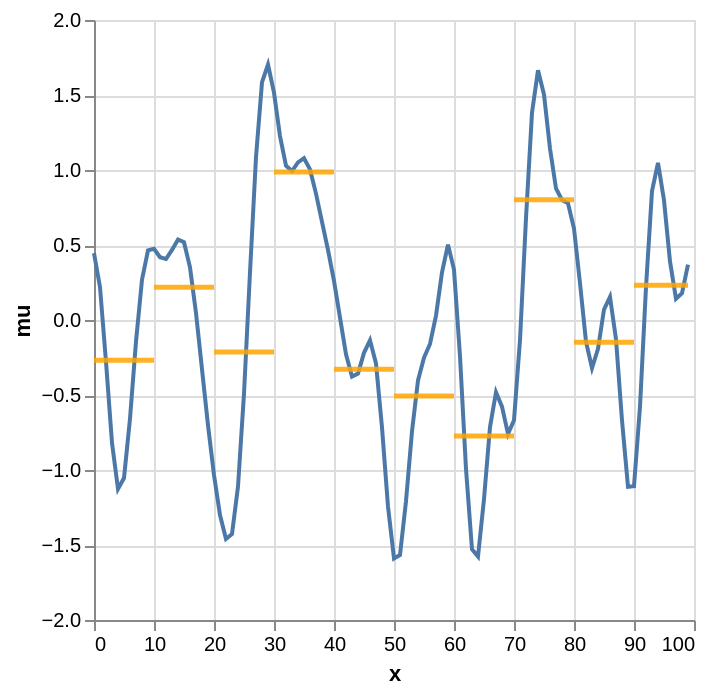

Here is the notebook cell this chart was saved with:
### Markdown cell above
## Generate simulated data

### Code cell
intervals = [
    "[0,10)",
    "[10,20)",
    "[20,30)",
    "[30,40)",
    "[40,50)",
    "[50,60)",
    "[60,70)",
    "[70,80)",
    "[80,90)",
    "[90,99]",
]

simulator = SimGaussian1D(
    obs_intervals=intervals,
    n_obs=10,
    omega_max=np.pi / 3,
    process_std=1,
    cutoff_ratio=0.3,
    damping_power=2,
    noise_std=0.1,
    seed=42,
)

df_train = simulator.generate()
df_ref = simulator.get_reference_df()

# Plot the true function
chart_base = alt.Chart(df_ref).mark_line().encode(x="x", y="f")

source_segment = df_ref[["interval_min", "interval_max", "mu"]].drop_duplicates()
chart_segment = (
    alt.Chart(source_segment)
    .mark_rule(color="orange", strokeWidth=2.5, opacity=0.85)
    .encode(
        x=alt.X("interval_min:Q", title="x"),
        x2="interval_max:Q",
        y=alt.Y("mu:Q", title="mu"),
    )
)

chart_base + chart_segment

### Figure 1 — Vega-Lite specification as saved in the notebook (floating-point values rounded to 4 significant figures)
{"config": {"view": {"continuousWidth": 300, "continuousHeight": 300}}, "layer": [{"data": {"name": "data-7f426789a43e4ab83cae3fc0d0924d65"}, "mark": {"type": "line"}, "encoding": {"x": {"field": "x", "type": "quantitative"}, "y": {"field": "f", "type": "quantitative"}}}, {"data": {"name": "data-efb1f25f0194e3e87516b12c26a2b768"}, "mark": {"type": "rule", "color": "orange", "opacity": 0.85, "strokeWidth": 2.5}, "encoding": {"x": {"field": "interval_min", "title": "x", "type": "quantitative"}, "x2": {"field": "interval_max"}, "y": {"field": "mu", "title": "mu", "type": "quantitative"}}}], "$schema": "https://vega.github.io/schema/vega-lite/v6.1.0.json", "datasets": {"data-7f426789a43e4ab83cae3fc0d0924d65": [{"idx": 0, "obs_interval": "[0,10)", "interval_min": 0, "interval_max": 10, "x": 0, "f": 0.4454, "mu": -0.2682}, {"idx": 0, "obs_interval": "[0,10)", "interval_min": 0, "interval_max": 10, "x": 1, "f": 0.2189, "mu": -0.2682}, {"idx": 0, "obs_interval": "[0,10)", "interval_min": 0, "interval_max": 10, "x": 2, "f": -0.2792, "mu": -0.2682}, {"idx": 0, "obs_interval": "[0,10)", "interval_min": 0, "interval_max": 10, "x": 3, "f": -0.8191, "mu": -0.2682}, {"idx": 0, "obs_interval": "[0,10)", "interval_min": 0, "interval_max": 10, "x": 4, "f": -1.126, "mu": -0.2682}, {"idx": 0, "obs_interval": "[0,10)", "interval_min": 0, "interval_max": 10, "x": 5, "f": -1.054, "mu": -0.2682}, {"idx": 0, "obs_interval": "[0,10)", "interval_min": 0, "interval_max": 10, "x": 6, "f": -0.6575, "mu": -0.2682}, {"idx": 0, "obs_interval": "[0,10)", "interval_min": 0, "interval_max": 10, "x": 7, "f": -0.1432, "mu": -0.2682}, {"idx": 0, "obs_interval": "[0,10)", "interval_min": 0, "interval_max": 10, "x": 8, "f": 0.2687, "mu": -0.2682}, {"idx": 0, "obs_interval": "[0,10)", "interval_min": 0, "interval_max": 10, "x": 9, "f": 0.4643, "mu": -0.2682}, {"idx": 1, "obs_interval": "[10,20)", "interval_min": 10, "interval_max": 20, "x": 10, "f": 0.4742, "mu": 0.2188}, {"idx": 1, "obs_interval": "[10,20)", "interval_min": 10, "interval_max": 20, "x": 11, "f": 0.4181, "mu": 0.2188}, {"idx": 1, "obs_interval": "[10,20)", "interval_min": 10, "interval_max": 20, "x": 12, "f": 0.4067, "mu": 0.2188}, {"idx": 1, "obs_interval": "[10,20)", "interval_min": 10, "interval_max": 20, "x": 13, "f": 0.4671, "mu": 0.2188}, {"idx": 1, "obs_interval": "[10,20)", "interval_min": 10, "interval_max": 20, "x": 14, "f": 0.5367, "mu": 0.2188}, {"idx": 1, "obs_interval": "[10,20)", "interval_min": 10, "interval_max": 20, "x": 15, "f": 0.5183, "mu": 0.2188}, {"idx": 1, "obs_interval": "[10,20)", "interval_min": 10, "interval_max": 20, "x": 16, "f": 0.3508, "mu": 0.2188}, {"idx": 1, "obs_interval": "[10,20)", "interval_min": 10, "interval_max": 20, "x": 17, "f": 0.04655, "mu": 0.2188}, {"idx": 1, "obs_interval": "[10,20)", "interval_min": 10, "interval_max": 20, "x": 18, "f": -0.3282, "mu": 0.2188}, {"idx": 1, "obs_interval": "[10,20)", "interval_min": 10, "interval_max": 20, "x": 19, "f": -0.7022, "mu": 0.2188}, {"idx": 2, "obs_interval": "[20,30)", "interval_min": 20, "interval_max": 30, "x": 20, "f": -1.034, "mu": -0.2132}, {"idx": 2, "obs_interval": "[20,30)", "interval_min": 20, "interval_max": 30, "x": 21, "f": -1.301, "mu": -0.2132}, {"idx": 2, "obs_interval": "[20,30)", "interval_min": 20, "interval_max": 30, "x": 22, "f": -1.46, "mu": -0.2132}, {"idx": 2, "obs_interval": "[20,30)", "interval_min": 20, "interval_max": 30, "x": 23, "f": -1.427, "mu": -0.2132}, {"idx": 2, "obs_interval": "[20,30)", "interval_min": 20, "interval_max": 30, "x": 24, "f": -1.11, "mu": -0.2132}, {"idx": 2, "obs_interval": "[20,30)", "interval_min": 20, "interval_max": 30, "x": 25, "f": -0.4915, "mu": -0.2132}, {"idx": 2, "obs_interval": "[20,30)", "interval_min": 20, "interval_max": 30, "x": 26, "f": 0.3166, "mu": -0.2132}, {"idx": 2, "obs_interval": "[20,30)", "interval_min": 20, "interval_max": 30, "x": 27, "f": 1.087, "mu": -0.2132}, {"idx": 2, "obs_interval": "[20,30)", "interval_min": 20, "interval_max": 30, "x": 28, "f": 1.585, "mu": -0.2132}, {"idx": 2, "obs_interval": "[20,30)", "interval_min": 20, "interval_max": 30, "x": 29, "f": 1.703, "mu": -0.2132}, {"idx": 3, "obs_interval": "[30,40)", "interval_min": 30, "interval_max": 40, "x": 30, "f": 1.516, "mu": 0.986}, {"idx": 3, "obs_interval": "[30,40)", "interval_min": 30, "interval_max": 40, "x": 31, "f": 1.226, "mu": 0.986}, {"idx": 3, "obs_interval": "[30,40)", "interval_min": 30, "interval_max": 40, "x": 32, "f": 1.029, "mu": 0.986}, {"idx": 3, "obs_interval": "[30,40)", "interval_min": 30, "interval_max": 40, "x": 33, "f": 0.9931, "mu": 0.986}, {"idx": 3, "obs_interval": "[30,40)", "interval_min": 30, "interval_max": 40, "x": 34, "f": 1.051, "mu": 0.986}, {"idx": 3, "obs_interval": "[30,40)", "interval_min": 30, "interval_max": 40, "x": 35, "f": 1.079, "mu": 0.986}, {"idx": 3, "obs_interval": "[30,40)", "interval_min": 30, "interval_max": 40, "x": 36, "f": 1.004, "mu": 0.986}, {"idx": 3, "obs_interval": "[30,40)", "interval_min": 30, "interval_max": 40, "x": 37, "f": 0.8427, "mu": 0.986}, {"idx": 3, "obs_interval": "[30,40)", "interval_min": 30, "interval_max": 40, "x": 38, "f": 0.6537, "mu": 0.986}, {"idx": 3, "obs_interval": "[30,40)", "interval_min": 30, "interval_max": 40, "x": 39, "f": 0.4667, "mu": 0.986}, {"idx": 4, "obs_interval": "[40,50)", "interval_min": 40, "interval_max": 50, "x": 40, "f": 0.2613, "mu": -0.329}, {"idx": 4, "obs_interval": "[40,50)", "interval_min": 40, "interval_max": 50, "x": 41, "f": 0.01625, "mu": -0.329}, {"idx": 4, "obs_interval": "[40,50)", "interval_min": 40, "interval_max": 50, "x": 42, "f": -0.2289, "mu": -0.329}, {"idx": 4, "obs_interval": "[40,50)", "interval_min": 40, "interval_max": 50, "x": 43, "f": -0.377, "mu": -0.329}, {"idx": 4, "obs_interval": "[40,50)", "interval_min": 40, "interval_max": 50, "x": 44, "f": -0.3572, "mu": -0.329}, {"idx": 4, "obs_interval": "[40,50)", "interval_min": 40, "interval_max": 50, "x": 45, "f": -0.2189, "mu": -0.329}, {"idx": 4, "obs_interval": "[40,50)", "interval_min": 40, "interval_max": 50, "x": 46, "f": -0.1357, "mu": -0.329}, {"idx": 4, "obs_interval": "[40,50)", "interval_min": 40, "interval_max": 50, "x": 47, "f": -0.2897, "mu": -0.329}, {"idx": 4, "obs_interval": "[40,50)", "interval_min": 40, "interval_max": 50, "x": 48, "f": -0.7164, "mu": -0.329}, {"idx": 4, "obs_interval": "[40,50)", "interval_min": 40, "interval_max": 50, "x": 49, "f": -1.243, "mu": -0.329}, {"idx": 5, "obs_interval": "[50,60)", "interval_min": 50, "interval_max": 60, "x": 50, "f": -1.59, "mu": -0.507}, {"idx": 5, "obs_interval": "[50,60)", "interval_min": 50, "interval_max": 60, "x": 51, "f": -1.566, "mu": -0.507}, {"idx": 5, "obs_interval": "[50,60)", "interval_min": 50, "interval_max": 60, "x": 52, "f": -1.208, "mu": -0.507}, {"idx": 5, "obs_interval": "[50,60)", "interval_min": 50, "interval_max": 60, "x": 53, "f": -0.7423, "mu": -0.507}, {"idx": 5, "obs_interval": "[50,60)", "interval_min": 50, "interval_max": 60, "x": 54, "f": -0.4027, "mu": -0.507}, {"idx": 5, "obs_interval": "[50,60)", "interval_min": 50, "interval_max": 60, "x": 55, "f": -0.2509, "mu": -0.507}, {"idx": 5, "obs_interval": "[50,60)", "interval_min": 50, "interval_max": 60, "x": 56, "f": -0.1597, "mu": -0.507}, {"idx": 5, "obs_interval": "[50,60)", "interval_min": 50, "interval_max": 60, "x": 57, "f": 0.02967, "mu": -0.507}, {"idx": 5, "obs_interval": "[50,60)", "interval_min": 50, "interval_max": 60, "x": 58, "f": 0.3177, "mu": -0.507}, {"idx": 5, "obs_interval": "[50,60)", "interval_min": 50, "interval_max": 60, "x": 59, "f": 0.5023, "mu": -0.507}, {"idx": 6, "obs_interval": "[60,70)", "interval_min": 60, "interval_max": 70, "x": 60, "f": 0.3359, "mu": -0.7731}, {"idx": 6, "obs_interval": "[60,70)", "interval_min": 60, "interval_max": 70, "x": 61, "f": -0.2405, "mu": -0.7731}, {"idx": 6, "obs_interval": "[60,70)", "interval_min": 60, "interval_max": 70, "x": 62, "f": -0.9929, "mu": -0.7731}, {"idx": 6, "obs_interval": "[60,70)", "interval_min": 60, "interval_max": 70, "x": 63, "f": -1.529, "mu": -0.7731}, {"idx": 6, "obs_interval": "[60,70)", "interval_min": 60, "interval_max": 70, "x": 64, "f": -1.577, "mu": -0.7731}, {"idx": 6, "obs_interval": "[60,70)", "interval_min": 60, "interval_max": 70, "x": 65, "f": -1.194, "mu": -0.7731}, {"idx": 6, "obs_interval": "[60,70)", "interval_min": 60, "interval_max": 70, "x": 66, "f": -0.7141, "mu": -0.7731}, {"idx": 6, "obs_interval": "[60,70)", "interval_min": 60, "interval_max": 70, "x": 67, "f": -0.4818, "mu": -0.7731}, {"idx": 6, "obs_interval": "[60,70)", "interval_min": 60, "interval_max": 70, "x": 68, "f": -0.5778, "mu": -0.7731}, {"idx": 6, "obs_interval": "[60,70)", "interval_min": 60, "interval_max": 70, "x": 69, "f": -0.7594, "mu": -0.7731}, {"idx": 7, "obs_interval": "[70,80)", "interval_min": 70, "interval_max": 80, "x": 70, "f": -0.6683, "mu": 0.8025}, {"idx": 7, "obs_interval": "[70,80)", "interval_min": 70, "interval_max": 80, "x": 71, "f": -0.1333, "mu": 0.8025}, {"idx": 7, "obs_interval": "[70,80)", "interval_min": 70, "interval_max": 80, "x": 72, "f": 0.6785, "mu": 0.8025}, {"idx": 7, "obs_interval": "[70,80)", "interval_min": 70, "interval_max": 80, "x": 73, "f": 1.382, "mu": 0.8025}, {"idx": 7, "obs_interval": "[70,80)", "interval_min": 70, "interval_max": 80, "x": 74, "f": 1.665, "mu": 0.8025}, {"idx": 7, "obs_interval": "[70,80)", "interval_min": 70, "interval_max": 80, "x": 75, "f": 1.503, "mu": 0.8025}, {"idx": 7, "obs_interval": "[70,80)", "interval_min": 70, "interval_max": 80, "x": 76, "f": 1.144, "mu": 0.8025}, {"idx": 7, "obs_interval": "[70,80)", "interval_min": 70, "interval_max": 80, "x": 77, "f": 0.8767, "mu": 0.8025}, {"idx": 7, "obs_interval": "[70,80)", "interval_min": 70, "interval_max": 80, "x": 78, "f": 0.7998, "mu": 0.8025}, {"idx": 7, "obs_interval": "[70,80)", "interval_min": 70, "interval_max": 80, "x": 79, "f": 0.7778, "mu": 0.8025}, {"idx": 8, "obs_interval": "[80,90)", "interval_min": 80, "interval_max": 90, "x": 80, "f": 0.6097, "mu": -0.1488}, {"idx": 8, "obs_interval": "[80,90)", "interval_min": 80, "interval_max": 90, "x": 81, "f": 0.2457, "mu": -0.1488}, {"idx": 8, "obs_interval": "[80,90)", "interval_min": 80, "interval_max": 90, "x": 82, "f": -0.1452, "mu": -0.1488}, {"idx": 8, "obs_interval": "[80,90)", "interval_min": 80, "interval_max": 90, "x": 83, "f": -0.3204, "mu": -0.1488}, {"idx": 8, "obs_interval": "[80,90)", "interval_min": 80, "interval_max": 90, "x": 84, "f": -0.1918, "mu": -0.1488}, {"idx": 8, "obs_interval": "[80,90)", "interval_min": 80, "interval_max": 90, "x": 85, "f": 0.06956, "mu": -0.1488}, {"idx": 8, "obs_interval": "[80,90)", "interval_min": 80, "interval_max": 90, "x": 86, "f": 0.1542, "mu": -0.1488}, {"idx": 8, "obs_interval": "[80,90)", "interval_min": 80, "interval_max": 90, "x": 87, "f": -0.1283, "mu": -0.1488}, {"idx": 8, "obs_interval": "[80,90)", "interval_min": 80, "interval_max": 90, "x": 88, "f": -0.6692, "mu": -0.1488}, {"idx": 8, "obs_interval": "[80,90)", "interval_min": 80, "interval_max": 90, "x": 89, "f": -1.112, "mu": -0.1488}, {"idx": 9, "obs_interval": "[90,99]", "interval_min": 90, "interval_max": 99, "x": 90, "f": -1.108, "mu": 0.232}, {"idx": 9, "obs_interval": "[90,99]", "interval_min": 90, "interval_max": 99, "x": 91, "f": -0.5771, "mu": 0.232}, {"idx": 9, "obs_interval": "[90,99]", "interval_min": 90, "interval_max": 99, "x": 92, "f": 0.2191, "mu": 0.232}, {"idx": 9, "obs_interval": "[90,99]", "interval_min": 90, "interval_max": 99, "x": 93, "f": 0.8593, "mu": 0.232}, {"idx": 9, "obs_interval": "[90,99]", "interval_min": 90, "interval_max": 99, "x": 94, "f": 1.048, "mu": 0.232}, {"idx": 9, "obs_interval": "[90,99]", "interval_min": 90, "interval_max": 99, "x": 95, "f": 0.7982, "mu": 0.232}, {"idx": 9, "obs_interval": "[90,99]", "interval_min": 90, "interval_max": 99, "x": 96, "f": 0.3904, "mu": 0.232}, {"idx": 9, "obs_interval": "[90,99]", "interval_min": 90, "interval_max": 99, "x": 97, "f": 0.1417, "mu": 0.232}, {"idx": 9, "obs_interval": "[90,99]", "interval_min": 90, "interval_max": 99, "x": 98, "f": 0.179, "mu": 0.232}, {"idx": 9, "obs_interval": "[90,99]", "interval_min": 90, "interval_max": 99, "x": 99, "f": 0.3692, "mu": 0.232}], "data-efb1f25f0194e3e87516b12c26a2b768": [{"interval_min": 0, "interval_max": 10, "mu": -0.2682}, {"interval_min": 10, "interval_max": 20, "mu": 0.2188}, {"interval_min": 20, "interval_max": 30, "mu": -0.2132}, {"interval_min": 30, "interval_max": 40, "mu": 0.986}, {"interval_min": 40, "interval_max": 50, "mu": -0.329}, {"interval_min": 50, "interval_max": 60, "mu": -0.507}, {"interval_min": 60, "interval_max": 70, "mu": -0.7731}, {"interval_min": 70, "interval_max": 80, "mu": 0.8025}, {"interval_min": 80, "interval_max": 90, "mu": -0.1488}, {"interval_min": 90, "interval_max": 99, "mu": 0.232}]}}
